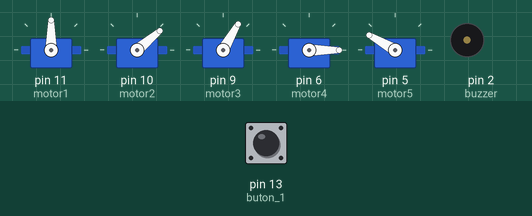
The sketch below on a simulated Arduino Uno, built with avr-gcc and run on an emulated ATmega328P. Parts: 5 × servo, buzzer (waves = sounding, pin HIGH). Inputs (shaded band) come from the test bench; at power-on: pin 13 (buton_1) HIGH.

Above: at 7.9 s.
8.0 s: pin 13 (buton_1) pulled LOW for 0.2 s
At 12.7 s:
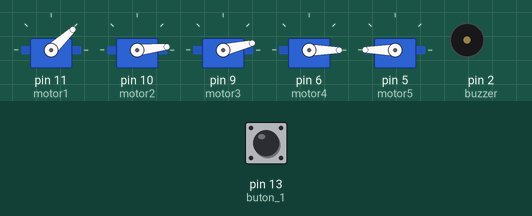
At 16.0 s:
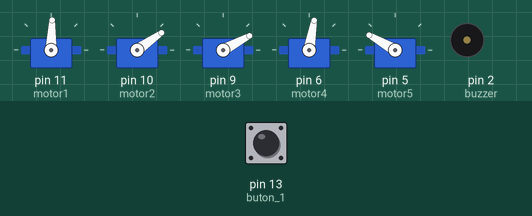
Timing chart, 0 to 23.0 s (numbered marks = the images above; inputs shaded):
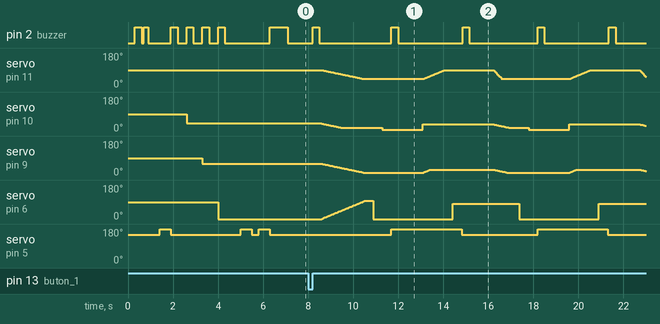

The sketch:

robotic_arm4.ino
```cpp
#include <Servo.h>

#define buzzer 2
#define buton_1 13
#define buton_2 12

Servo motor1;
Servo motor2;
Servo motor3;
Servo motor4;
Servo motor5;

int value1;
int value2;
int value3;
int value4;
int value5;

int sayac=0;

int adim=1;

void setup() {

  motor1.attach(11);
  motor2.attach(10);
  motor3.attach(9);
  motor4.attach(6);
  motor5.attach(5);

  pinMode(buzzer,OUTPUT);
  pinMode(buton_1,INPUT_PULLUP);
  pinMode(buton_2,INPUT_PULLUP);

  Serial.begin(9600);

  motor5.write(150);
  delay(300);

  Acilis_sesi();
  Baslangic_konumlari();

  while(digitalRead(buton_1)==HIGH);
  while(digitalRead(buton_1)==LOW);
  buzzer_bip();

}

void loop() {

    goto_fromStart_toPosition1();
    buzzer_bip();
    delay(1000);

    while(1){
      goto_fromPosition1_toPosition2();
      buzzer_bip();
      delay(1000);

      goto_fromPosition2_toPosition1();
      buzzer_bip();
      delay(1000);
    }


}

void goto_fromStart_toPosition1(){

  motor5.write(150);

  while(1){
    //motor1.write(43);
    //motor2.write(16);
    //motor3.write(13);
    //motor4.write(96);

    if(motor1.read()!=43){
      motor1.write(motor1.read()-adim);
    }
    if(motor2.read()!=16){
      motor2.write(motor2.read()-adim);
    }
    if(motor3.read()!=13){
      motor3.write(motor3.read()-adim);
    }
    if(motor4.read()!=96){
      motor4.write(motor4.read()+(2*adim));
    }
    if(motor1.read()==43 && motor2.read()==16 && motor3.read()==13 && motor4.read()==96){
      break;
    }

    delay(40);
  }

  delay(400);

  motor4.write(0);
  delay(400);

  motor2.write(6);
  delay(400);
  motor5.write(180);

  // son konumlar -> motor1=43, motor2=6, motor3=13, motor4=0, motor5=180

}

void goto_fromPosition1_toPosition2(){

  motor2.write(35);
  delay(30);

  while(1){
    //motor1.write(88);
    //motor2.write(35);
    //motor3.write(28);

    if(motor1.read()!=88){
      motor1.write(motor1.read()+adim);
    }
    if(motor2.read()!=35){
      motor2.write(motor2.read()+adim);
    }
    if(motor3.read()!=28){
      motor3.write(motor3.read()+adim);
    }
    if(motor1.read()==88 && motor2.read()==35 && motor3.read()==28){
      break;
    }

    delay(20);
  }

  delay(400);

  motor4.write(80);
  delay(400);

  motor5.write(150);
  delay(50);

  // son konumlar -> motor1=88, motor2=35, motor3=28, motor4=80, motor5=150
}

void goto_fromPosition2_toPosition1(){

  while(1){
    //motor1.write(43);
    //motor2.write(16);
    //motor3.write(13);
    //motor4.write(96);

    if(motor1.read()!=43){
      motor1.write(motor1.read()-(5*adim));
    }
    if(motor2.read()!=16){
      motor2.write(motor2.read()-adim);
    }
    if(motor3.read()!=13){
      motor3.write(motor3.read()-adim);
    }
    if(motor1.read()==43 && motor2.read()==16 && motor3.read()==13){
      break;
    }

    delay(40);
  }

  delay(400);

  motor4.write(0);
  delay(400);

  motor2.write(6);
  delay(400);
  motor5.write(180);

  // son konumlar -> motor1=43, motor2=6, motor3=13, motor4=0, motor5=180

}

void Acilis_sesi(){
  digitalWrite(buzzer,HIGH);
  delay(300);
  digitalWrite(buzzer,LOW);
  delay(100);
  digitalWrite(buzzer,HIGH);
  delay(200);
  digitalWrite(buzzer,LOW);
  delay(200);
}

void Baslangic_konumlari(){
  //motor1.write(90);
  //motor2.write(40);
  //motor3.write(60);
  //motor4.write(0);

  motor5.write(150);
  delay(300);
  motor5.write(180);
  delay(500);
  motor5.write(150);

  digitalWrite(buzzer,HIGH);
  delay(300);
  digitalWrite(buzzer,LOW);
  delay(400);

  motor2.write(40);

  digitalWrite(buzzer,HIGH);
  delay(300);
  digitalWrite(buzzer,LOW);
  delay(400);

  motor3.write(60);

  digitalWrite(buzzer,HIGH);
  delay(300);
  digitalWrite(buzzer,LOW);
  delay(400);

  motor4.write(0);

  digitalWrite(buzzer,HIGH);
  delay(300);
  digitalWrite(buzzer,LOW);
  delay(400);

  motor5.write(150);
  delay(300);
  motor5.write(180);
  delay(500);
  motor5.write(150);
  delay(300);
  motor5.write(180);
  delay(500);
  motor5.write(150);

  digitalWrite(buzzer,HIGH);
  delay(800);
  digitalWrite(buzzer,LOW);
}

void buzzer_bip(){
  digitalWrite(buzzer,HIGH);
  delay(300);
  digitalWrite(buzzer,LOW);
  delay(100);
}

void motorlari_oku(){
  value1 = motor1.read();
  value2 = motor2.read();
  value3 = motor3.read();
  value4 = motor4.read();
  value5 = motor5.read();
  Serial.print(value1);
  Serial.print("-");
  Serial.print(value2);
  Serial.print("-");
  Serial.print(value3);
  Serial.print("-");
  Serial.print(value4);
  Serial.print("-");
  Serial.print(value5);
  Serial.println(" ");
  delay(400);
}
```
